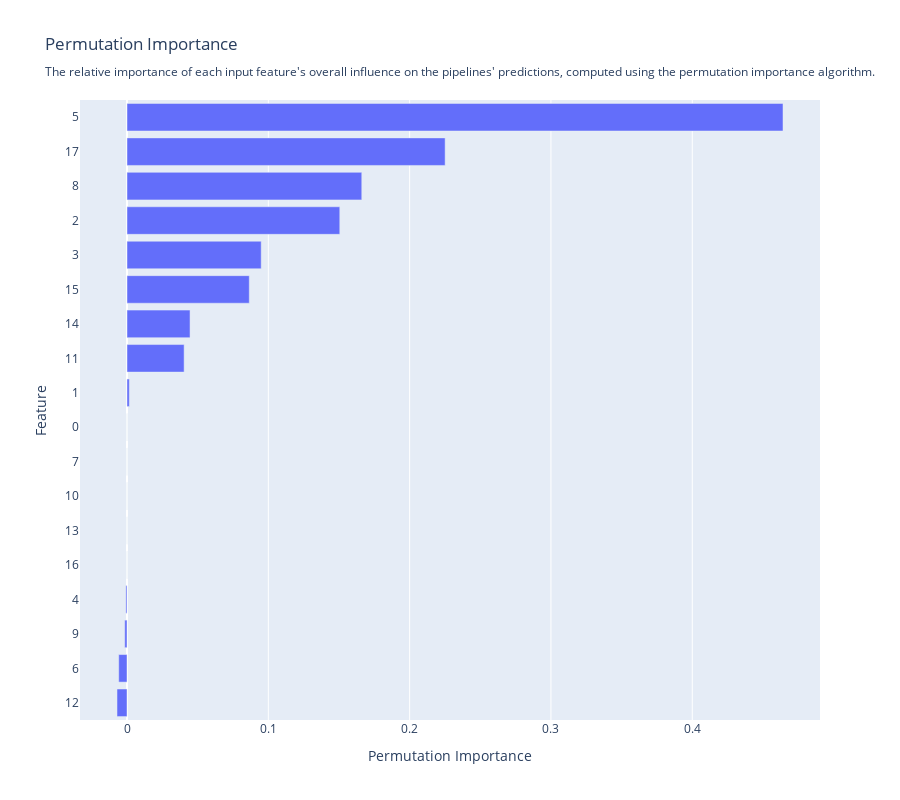

The code cell stored with this chart in its notebook:
### Code cell
graph_permutation_importance(best_pipeline, x_test, y_test, 'F1')

### Figure 1 — Plotly figure (JSON) as saved in the notebook; plotly's stock layout.template omitted (floating-point values rounded to 4 significant figures)
{"data": [{"orientation": "h", "type": "bar", "x": [-0.007086, -0.005861, -0.001622, -0.000812, 0, 0, 0, 0, 0, 0.001625, 0.04041, 0.0446, 0.08652, 0.09495, 0.1506, 0.1661, 0.2251, 0.4642], "y": [12, 6, 9, 4, 16, 13, 10, 7, 0, 1, 11, 14, 15, 3, 2, 8, 17, 5]}], "layout": {"height": 800, "title": {"text": "Permutation Importance<br><sub>The relative importance of each input feature's overall influence on the pipelines' predictions, computed using the permutation importance algorithm.</sub>"}, "xaxis": {"title": {"text": "Permutation Importance"}}, "yaxis": {"title": {"text": "Feature"}, "type": "category"}}}
